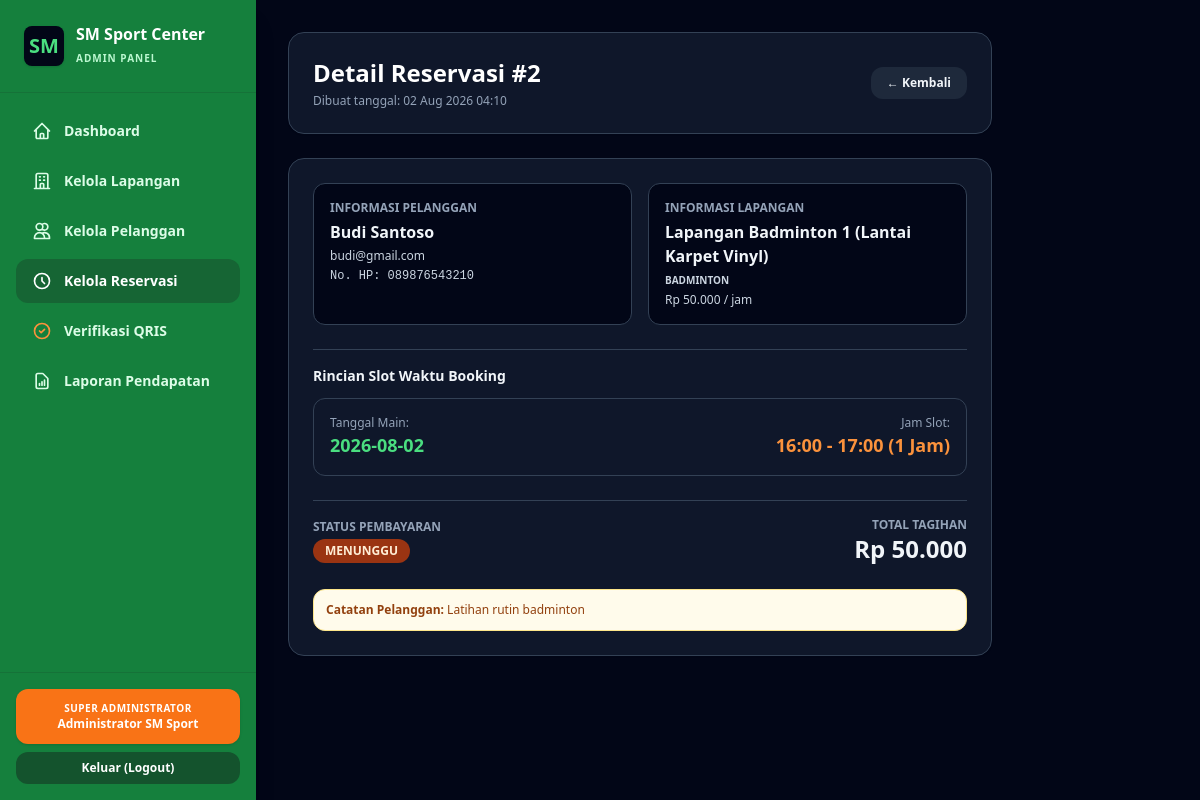
Page /admin/reservasi/detail.php?id=2 (signed in) on the committed database.
### tables this page shows
CREATE TABLE IF NOT EXISTS `reservasi` (
  `id` INT AUTO_INCREMENT PRIMARY KEY,
  `user_id` INT NOT NULL,
  `lapangan_id` INT NOT NULL,
  `tanggal` DATE NOT NULL,
  `jam_mulai` TIME NOT NULL,
  `jam_selesai` TIME NOT NULL,
  `durasi` INT NOT NULL,
  `total_bayar` DECIMAL(10,2) NOT NULL,
  `status` ENUM('menunggu','lunas','dibatalkan') NOT NULL DEFAULT 'menunggu',
  `bukti_bayar` VARCHAR(255) DEFAULT NULL,
  `catatan` TEXT DEFAULT NULL,
  `created_at` TIMESTAMP DEFAULT CURRENT_TIMESTAMP,
  FOREIGN KEY (`user_id`) REFERENCES `users`(`id`) ON DELETE CASCADE,
  FOREIGN KEY (`lapangan_id`) REFERENCES `lapangan`(`id`) ON DELETE CASCADE
);

CREATE TABLE IF NOT EXISTS `users` (
  `id` INT AUTO_INCREMENT PRIMARY KEY,
  `nama` VARCHAR(100) NOT NULL,
  `email` VARCHAR(100) NOT NULL UNIQUE,
  `password` VARCHAR(255) NOT NULL,
  `role` ENUM('admin','pelanggan') NOT NULL DEFAULT 'pelanggan',
  `no_hp` VARCHAR(20) DEFAULT NULL,
  `created_at` TIMESTAMP DEFAULT CURRENT_TIMESTAMP
);

CREATE TABLE IF NOT EXISTS `lapangan` (
  `id` INT AUTO_INCREMENT PRIMARY KEY,
  `nama` VARCHAR(100) NOT NULL,
  `jenis` ENUM('futsal','badminton') NOT NULL,
  `harga_per_jam` DECIMAL(10,2) NOT NULL,
  `deskripsi` TEXT,
  `status` ENUM('aktif','nonaktif') NOT NULL DEFAULT 'aktif'
);

### admin/reservasi/detail.php (the view, shortened to what this page needs)
<?php
require_once '../../config/database.php';
$id = intval($_GET['id'] ?? 0);
$stmt = $pdo->prepare("
    SELECT r.*, u.nama AS pelanggan_nama, u.email AS pelanggan_email, u.no_hp AS pelanggan_hp, l.nama AS lapangan_nama, l.jenis AS lapangan_jenis, l.harga_per_jam
    FROM reservasi r
    JOIN users u ON r.user_id = u.id
    JOIN lapangan l ON r.lapangan_id = l.id
    WHERE r.id = ?
");
$stmt->execute([$id]);
$r = $stmt->fetch();
?>
<!DOCTYPE html>
<html lang="id">
<head>
    <script src="https://cdn.tailwindcss.com"></script>
</head>
<body class="bg-slate-950 font-sans min-h-screen flex">
    <?php include '../../includes/navbar_admin.php'; ?>
    <main class="flex-1 p-8 space-y-6 overflow-y-auto max-w-3xl">
        <div class="bg-slate-900 p-6 rounded-2xl border border-slate-700 shadow-sm flex items-center justify-between">
            <div>
                <h1 class="text-2xl font-black text-white">Detail Reservasi #<?= $r['id'] ?></h1>
                <p class="text-xs text-slate-400 mt-1">Dibuat tanggal: <?= date('d M Y H:i', strtotime($r['created_at'])) ?></p>
            </div>
            <a href="index.php" class="px-4 py-2 bg-slate-800 hover:bg-slate-700 text-slate-100 font-bold rounded-xl text-xs transition">
                ← Kembali
            </a>
        </div>
        <div class="bg-slate-900 p-6 rounded-2xl border border-slate-700 shadow-sm space-y-6">
            <div class="grid grid-cols-2 gap-4 text-xs">
                <div class="p-4 bg-slate-950 rounded-xl space-y-1 border border-slate-700">
                    <p class="font-bold text-slate-400 uppercase">Informasi Pelanggan</p>
                    <p class="text-base font-extrabold text-slate-100"><?= htmlspecialchars($r['pelanggan_nama']) ?></p>
                    <p class="text-slate-300"><?= htmlspecialchars($r['pelanggan_email']) ?></p>
                    <p class="text-slate-300 font-mono">No. HP: <?= htmlspecialchars($r['pelanggan_hp'] ?? '-') ?></p>
                </div>
                <div class="p-4 bg-slate-950 rounded-xl space-y-1 border border-slate-700">
                    <p class="font-bold text-slate-400 uppercase">Informasi Lapangan</p>
                    <p class="text-base font-extrabold text-slate-100"><?= htmlspecialchars($r['lapangan_nama']) ?></p>
                    <p class="text-slate-300 uppercase font-bold text-[10px]"><?= htmlspecialchars($r['lapangan_jenis']) ?></p>
                    <p class="text-slate-300">Rp <?= number_format($r['harga_per_jam'], 0, ',', '.') ?> / jam</p>
                </div>
            </div>
            <div class="border-t border-slate-700 pt-4 space-y-3">
                <h3 class="font-bold text-slate-100 text-sm">Rincian Slot Waktu Booking</h3>
                <div class="p-4 bg-slate-900 text-white rounded-xl flex items-center justify-between text-xs border border-slate-700">
                    <div>
                        <p class="text-slate-400">Tanggal Main:</p>
                        <p class="text-lg font-bold text-green-400"><?= $r['tanggal'] ?></p>
                    </div>
                    <div class="text-right">
                        <p class="text-slate-400">Jam Slot:</p>
                        <p class="text-lg font-bold text-orange-400"><?= substr($r['jam_mulai'], 0, 5) ?> - <?= substr($r['jam_selesai'], 0, 5) ?> (<?= $r['durasi'] ?> Jam)</p>
                    </div>
                </div>
            </div>
            <div class="border-t border-slate-700 pt-4 flex items-center justify-between">
                <div>
                    <p class="text-xs text-slate-400 font-bold uppercase">Status Pembayaran</p>
                    <span class="inline-block mt-1 px-3 py-1 rounded-full text-xs font-bold uppercase <?= $r['status'] === 'lunas' ? 'bg-emerald-800 text-emerald-100' : ($r['status'] === 'dibatalkan' ? 'bg-rose-800 text-rose-100' : 'bg-orange-800 text-orange-100') ?>">
                        <?= strtoupper($r['status']) ?>
                    </span>
                </div>
                <div class="text-right">
                    <p class="text-xs text-slate-400 font-bold uppercase">Total Tagihan</p>
                    <p class="text-2xl font-black text-slate-100">Rp <?= number_format($r['total_bayar'], 0, ',', '.') ?></p>
                </div>
            </div>
            <?php if ($r['catatan']): ?>
                <div class="p-3 bg-amber-50 border border-amber-200 text-amber-800 rounded-xl text-xs">
                    <strong>Catatan Pelanggan:</strong> <?= htmlspecialchars($r['catatan']) ?>
                </div>
            <?php endif; ?>
        </div>
    </main>
</body>
</html>

### rows in the picture
reservasi: id "2", created_at "02 Aug 2026 04:10", user.nama "Budi Santoso", user.email "budi@gmail.com", user.no_hp "089876543210", lapangan.nama "Lapangan Badminton 1 (Lantai Karpet Vinyl)", lapangan.jenis "BADMINTON", lapangan.harga_per_jam "50.000", tanggal "2026-08-02", jam_mulai "16:00", jam_selesai "17:00", durasi "1", status "MENUNGGU", total_bayar "50.000", catatan "Latihan rutin badminton"

### other values in the picture
$_SESSION['nama'] "Administrator SM Sport"
